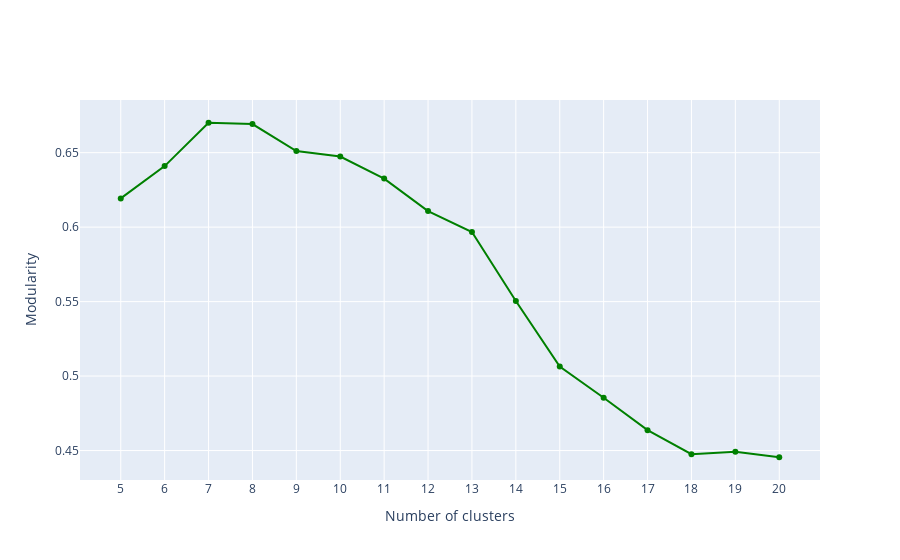

Notebook code cell kept with this figure:
### Code cell
n_clusters = list(range(5, 20 + 1))

results = Modularity(graph_1st_day, adj_mat_duration, n_clusters)

### Figure 1 — Plotly figure (JSON) as saved in the notebook; plotly's stock layout.template omitted (floating-point values rounded to 4 significant figures)
{"data": [{"line": {"color": "green", "dash": "solid"}, "mode": "lines+markers", "name": "Eigen values", "type": "scatter", "x": [5, 6, 7, 8, 9, 10, 11, 12, 13, 14, 15, 16, 17, 18, 19, 20], "y": [0.6193, 0.641, 0.6701, 0.6692, 0.651, 0.6474, 0.6326, 0.6108, 0.5967, 0.5504, 0.5064, 0.4854, 0.4637, 0.4475, 0.4491, 0.4455]}], "layout": {"xaxis": {"tickvals": [5, 6, 7, 8, 9, 10, 11, 12, 13, 14, 15, 16, 17, 18, 19, 20], "title": {"text": "Number of clusters"}}, "yaxis": {"title": {"text": "Modularity"}}}}
